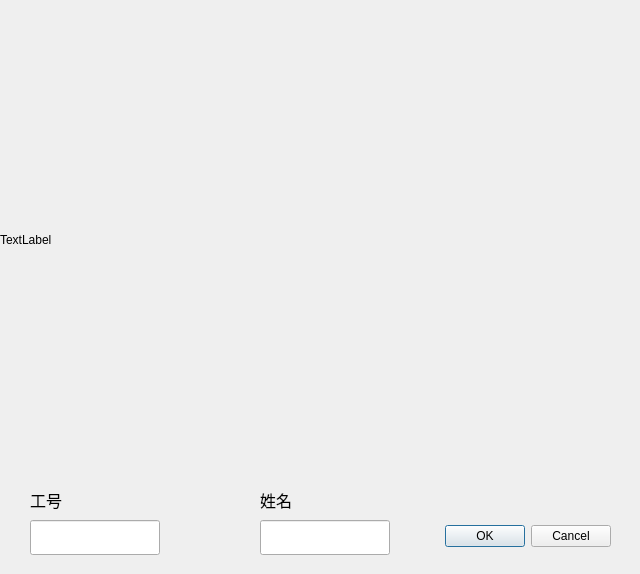
<?xml version="1.0" encoding="UTF-8"?>
<ui version="4.0">
 <class>ImageDialog</class>
 <widget class="QDialog" name="ImageDialog">
  <property name="geometry">
   <rect>
    <x>0</x>
    <y>0</y>
    <width>640</width>
    <height>574</height>
   </rect>
  </property>
  <property name="windowTitle">
   <string>Dialog</string>
  </property>
  <widget class="QDialogButtonBox" name="buttonBox">
   <property name="geometry">
    <rect>
     <x>270</x>
     <y>520</y>
     <width>341</width>
     <height>32</height>
    </rect>
   </property>
   <property name="orientation">
    <enum>Qt::Horizontal</enum>
   </property>
   <property name="standardButtons">
    <set>QDialogButtonBox::Cancel|QDialogButtonBox::Ok</set>
   </property>
  </widget>
  <widget class="QLabel" name="frameLabel">
   <property name="geometry">
    <rect>
     <x>0</x>
     <y>0</y>
     <width>640</width>
     <height>480</height>
    </rect>
   </property>
   <property name="text">
    <string>TextLabel</string>
   </property>
  </widget>
  <widget class="QLineEdit" name="idEdit">
   <property name="geometry">
    <rect>
     <x>30</x>
     <y>520</y>
     <width>130</width>
     <height>35</height>
    </rect>
   </property>
  </widget>
  <widget class="QLineEdit" name="nameEdit">
   <property name="geometry">
    <rect>
     <x>260</x>
     <y>520</y>
     <width>130</width>
     <height>35</height>
    </rect>
   </property>
  </widget>
  <widget class="QLabel" name="label_2">
   <property name="geometry">
    <rect>
     <x>30</x>
     <y>490</y>
     <width>69</width>
     <height>20</height>
    </rect>
   </property>
   <property name="font">
    <font>
     <pointsize>12</pointsize>
    </font>
   </property>
   <property name="text">
    <string>工号</string>
   </property>
  </widget>
  <widget class="QLabel" name="label">
   <property name="geometry">
    <rect>
     <x>260</x>
     <y>490</y>
     <width>69</width>
     <height>20</height>
    </rect>
   </property>
   <property name="font">
    <font>
     <pointsize>12</pointsize>
    </font>
   </property>
   <property name="text">
    <string>姓名</string>
   </property>
  </widget>
 </widget>
 <resources/>
 <connections>
  <connection>
   <sender>buttonBox</sender>
   <signal>accepted()</signal>
   <receiver>ImageDialog</receiver>
   <slot>accept()</slot>
   <hints>
    <hint type="sourcelabel">
     <x>248</x>
     <y>254</y>
    </hint>
    <hint type="destinationlabel">
     <x>157</x>
     <y>274</y>
    </hint>
   </hints>
  </connection>
  <connection>
   <sender>buttonBox</sender>
   <signal>rejected()</signal>
   <receiver>ImageDialog</receiver>
   <slot>reject()</slot>
   <hints>
    <hint type="sourcelabel">
     <x>316</x>
     <y>260</y>
    </hint>
    <hint type="destinationlabel">
     <x>286</x>
     <y>274</y>
    </hint>
   </hints>
  </connection>
 </connections>
</ui>
